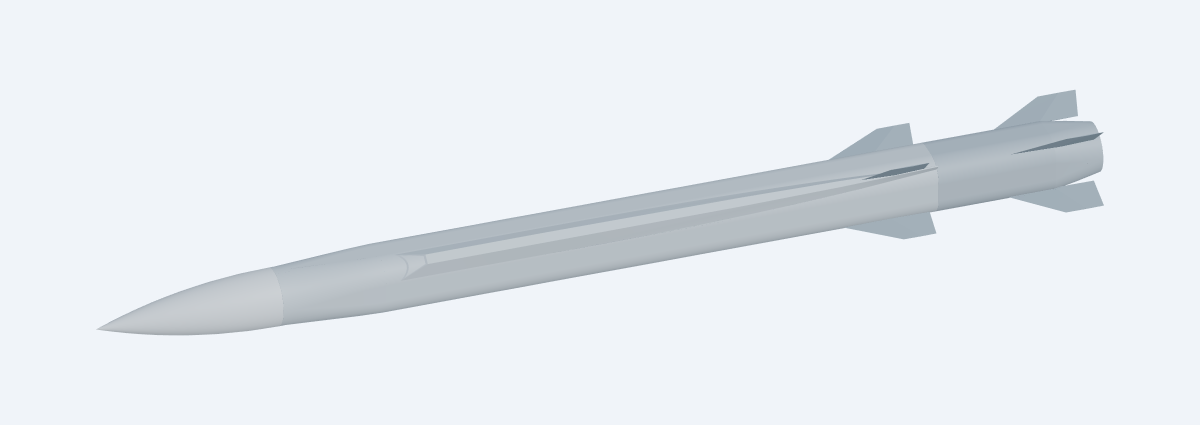
#> input picture cad/halberd_rounded_square/reviews/Intake_R6_context.png, 2400 x 850 px, given in place of Intake_R6_R5_comparison.png, which was not available (shown at 1/2 size)
$ python review_intake_r6.py
#> lines starting #> are read from the running program, lines starting #| are printed output that depends on the picture; pictures that were not available may be replaced by others from this repository, and a replacement may not be noted
"""Matched R5/R6 plan-view evidence, with a crop preserving the same pixel scale."""
import hashlib
import json
import subprocess
import sys
from pathlib import Path
from PIL import Image, ImageDraw, ImageFont

ROOT=Path(__file__).resolve().parents[1]

if __name__=="__main__":
    specs={
        "taper":("Selected_Intake_R6",{"direction":[0,1,1]},2400,850,"solid"),
        "R5_comparison":("Selected_Intake_R5",{"direction":[0,1,1]},2400,850,"solid"),
        "profile":("Selected_Intake_R6",{"direction":[0,1,-1]},2400,850,"solid"),
        "context":("Selected_Intake_R6",{"direction":[.35,1,.65]},2400,850,"rendered"),
        "opposite":("Selected_Intake_R6",{"direction":[-.35,-1,-.65]},2400,850,"rendered"),
        "front":("Selected_Intake_R6",{"direction":[1,0,0]},1400,1400,"solid"),
        "rear":("Selected_Intake_R6",{"direction":[-1,0,0]},1400,1400,"rendered"),
        "edges":("Selected_Intake_R6",{"position":[-100,2000,2000],"target":[-470,90,90],"zoom":2.1},1800,1100,"solid"),
        "separated":("Selected_Intake_R6_Separated",{"direction":[-.4,1,.65]},2400,850,"rendered"),
    }
    jobs=[]
    for view,(stem,camera,w,h,display) in specs.items():
        jobs.append(dict(input=str(ROOT/"STEP"/(stem+".step")),mode="view",theme="snapshot",
                         display={"mode":display},width=w,height=h,
                         outputs=[{"path":str(ROOT/"reviews"/f"Intake_R6_{view}.png"),"camera":camera}],
                         render={"padding":.08,"viewLabels":False}))
    job=ROOT/"reviews"/"intake_R6_snapshot.json"
    job.write_text(json.dumps(jobs,indent=2)+"\n")
    subprocess.run([sys.executable,"-m","cadgen.cli","step","snapshot","--job",str(job)],check=True)
#> (this line was passed over: subprocess is not available in this run)
    font=ImageFont.truetype("C:/Windows/Fonts/arial.ttf",26)
    board=Image.new("RGB",(2000,1270),"#edf2f7")
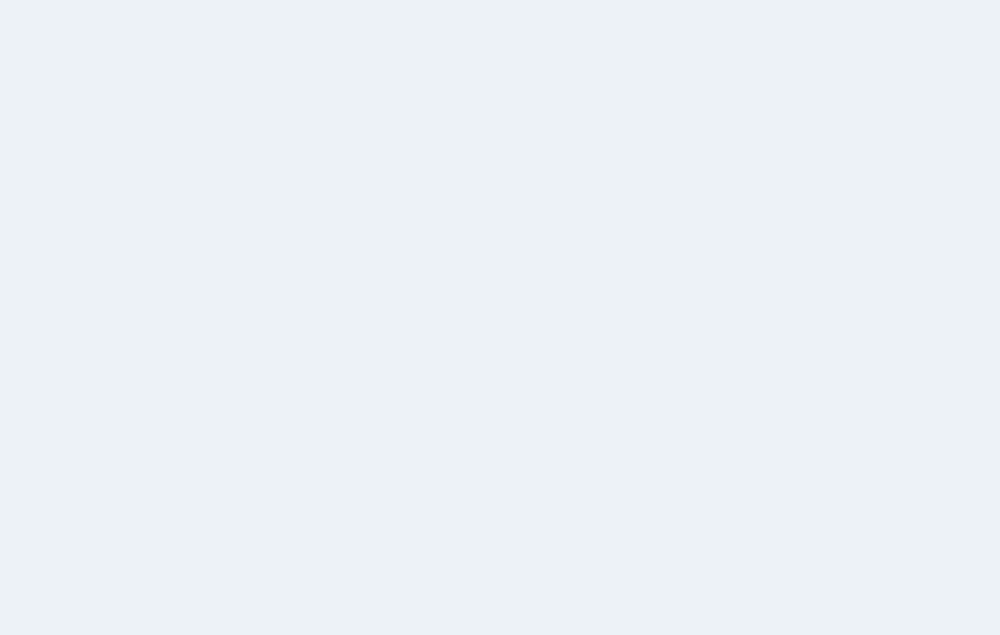
#> board: PIL image 2000x1270 RGB (shown at 1/2 size); mean R, G, B 237, 242, 247
    draw=ImageDraw.Draw(board)
    draw.text((22,18),"HALBERD R6 / BROAD FIRST, AGGRESSIVE NARROWING NEAR THE SEAM",font=font,fill="#24394a")
    for row,(view,label) in enumerate((("R5_comparison","R5 / prior linear taper"),("taper","R6 / controlled late curved taper"))):
        image=Image.open(ROOT/"reviews"/f"Intake_R6_{view}.png").convert("RGB")
        # Same source camera, image dimensions and crop: no shape-specific warping.
        crop=image.crop((1010,285,1930,565))
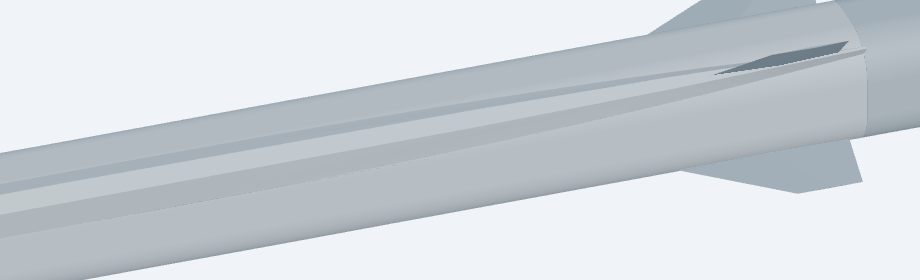
#> crop: PIL image 920x280 RGB; mean R, G, B 206.3, 212.7, 218.4
        crop=crop.resize((1840,560),Image.Resampling.LANCZOS)
#> crop: PIL image 1840x560 RGB
        y=65+row*580
        draw.text((22,y),label,font=font,fill="#24394a")
        board.paste(crop,(80,y+38))
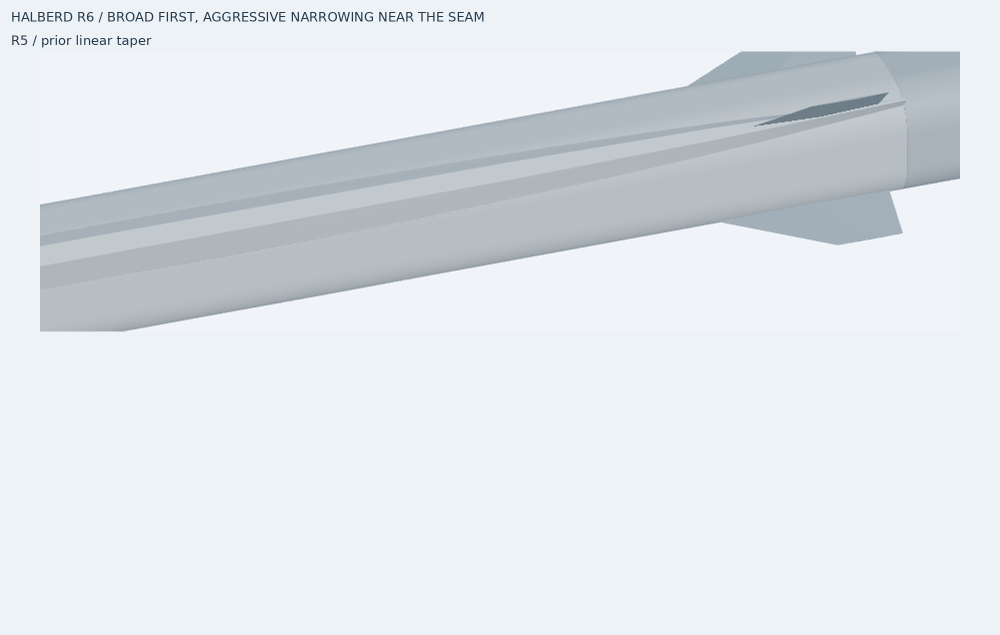
#> board: PIL image 2000x1270 RGB (shown at 1/2 size); mean R, G, B 224, 229.6, 234.9
#> pass 2 of the loop `for row,(view,label) in enumerate((("R5_comparison","R5 / prior linear..`:
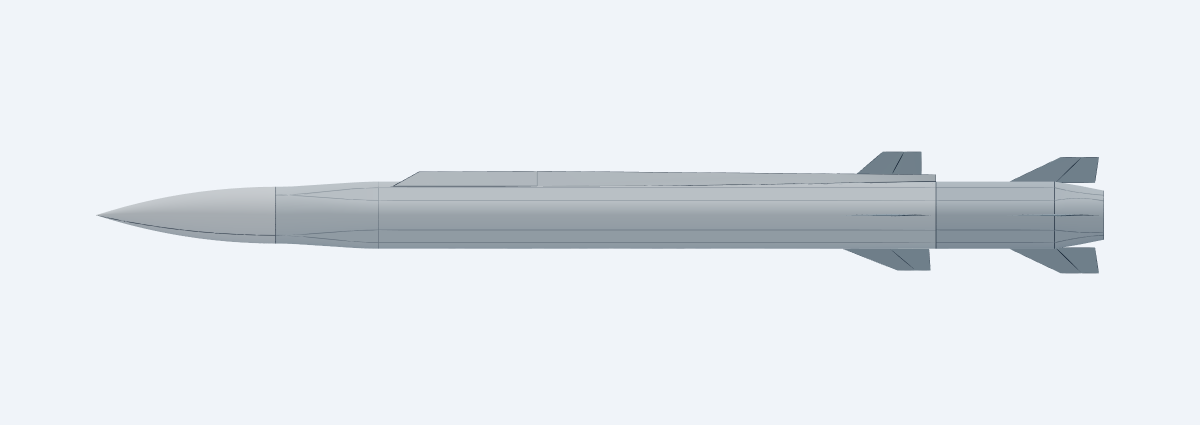
#> input picture cad/halberd_rounded_square/reviews/Intake_R6_profile.png, 2400 x 850 px, given in place of Intake_R6_taper.png, which was not available (shown at 1/2 size)
#> `crop=image.crop((1010,285,1930,565))`:
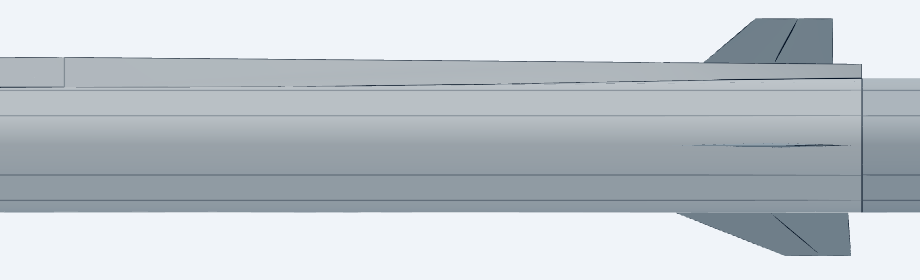
#> crop: PIL image 920x280 RGB; mean R, G, B 191.5, 198.7, 204.8
    out=ROOT/"reviews"/"Intake_R6_Comparison.png"
    board.save(out)
    print(out)
    for title,items,w,h in (
        ("Geometry",("taper","profile","edges","context"),1200,640),
        ("Coverage",("front","rear","opposite","separated"),1100,650),
    ):
        board=Image.new("RGB",(w*2,90+((len(items)+1)//2)*(h+50)),"#edf2f7")
#> board: PIL image 2400x1470 RGB
        draw=ImageDraw.Draw(board)
        draw.text((18,14),"HALBERD R6 / CUBIC LATE TAPER / ONE INTAKE STATION",font=font,fill="#24394a")
        draw.text((18,49),"Straight inlet, unchanged side-height profile and black backs",font=font,fill="#24394a")
        for i,view in enumerate(items):
            x=(i%2)*w; y=90+(i//2)*(h+50)
            draw.text((x+18,y+10),view.upper(),font=font,fill="#24394a")
            image=Image.open(ROOT/"reviews"/f"Intake_R6_{view}.png").convert("RGB")
            image.thumbnail((w,h))
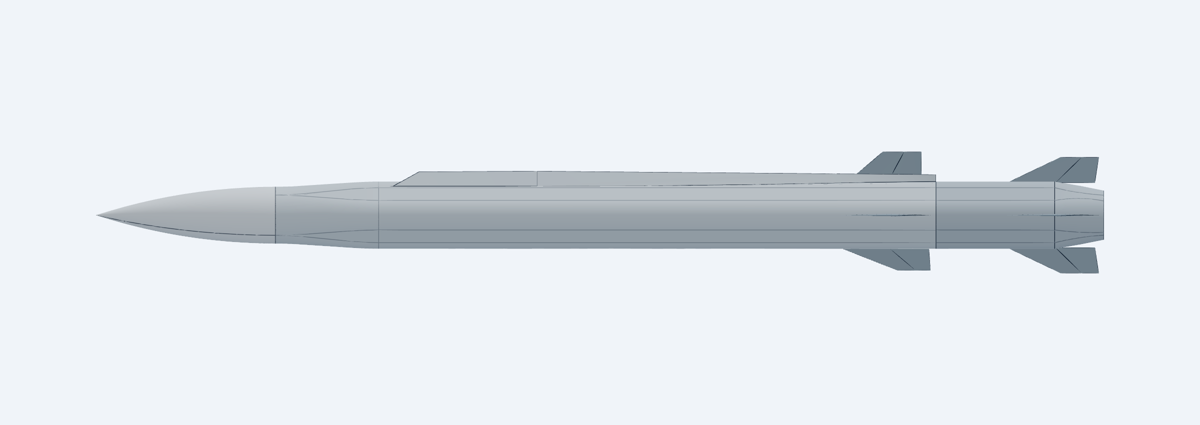
#> image: PIL image 1200x425 RGB; mean R, G, B 228, 232.8, 238.1
            board.paste(image,(x+(w-image.width)//2,y+50+(h-image.height)//2))
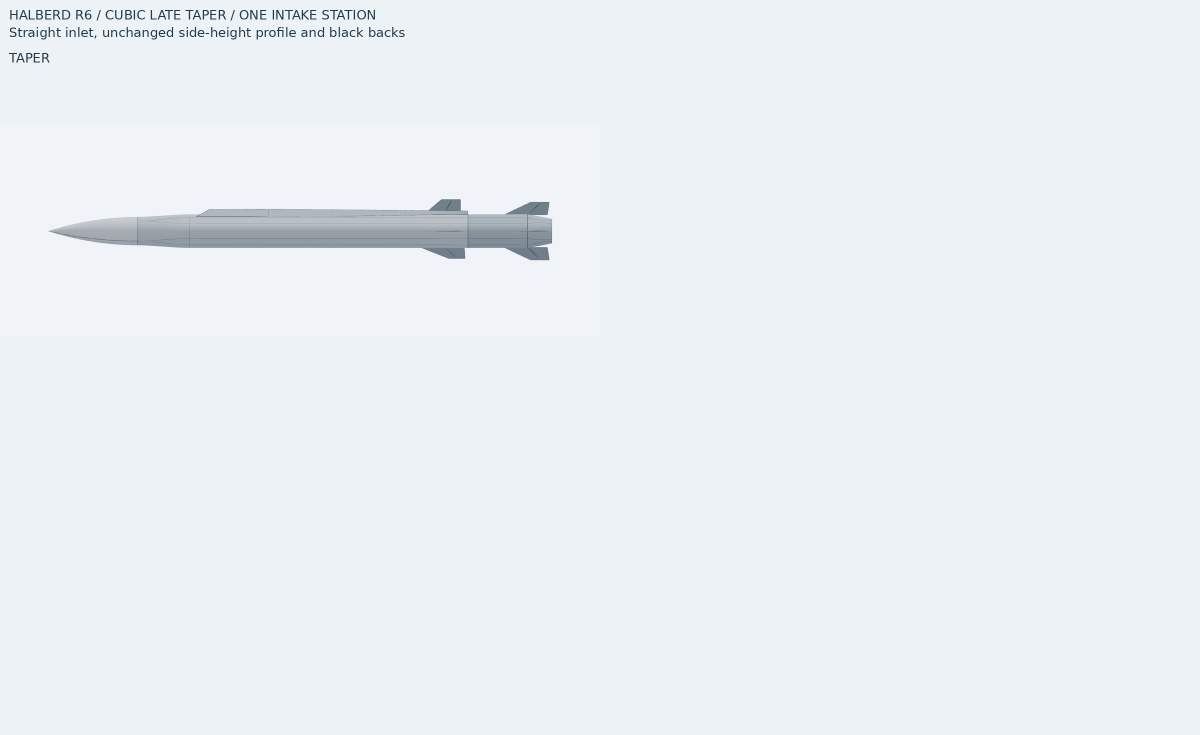
#> board: PIL image 2400x1470 RGB (shown at 1/2 size); mean R, G, B 235.2, 240.2, 245.3
        out=ROOT/"reviews"/f"Intake_R6_{title}.png"
        board.save(out)
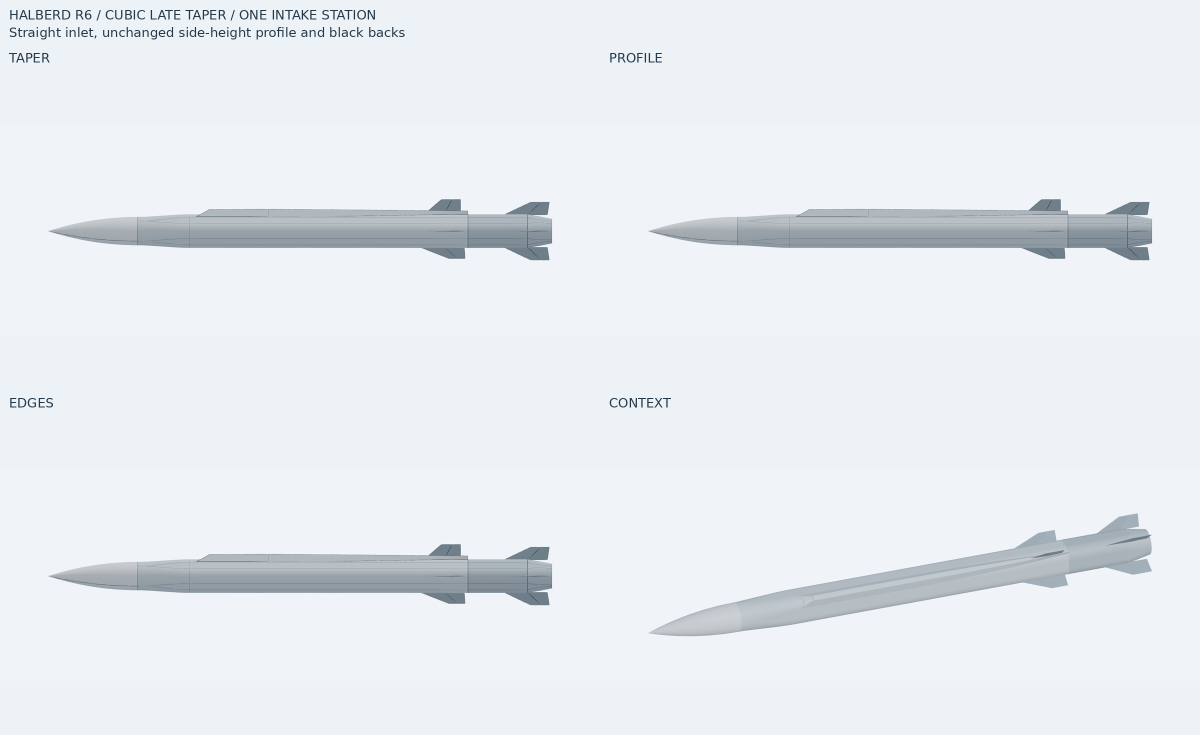
#> saved as Intake_R6_Geometry.png: PIL image 2400x1470 RGB (shown at 1/2 size); mean R, G, B 231.7, 236.6, 241.8
        print(out)
#| cad/halberd_rounded_square/reviews/Intake_R6_Geometry.png
#> pass 2 of the loop `for title,items,w,h in (`:
#> `board=Image.new("RGB",(w*2,90+((len(items)+1)//2)*(h+50)),"#edf2f7")`:
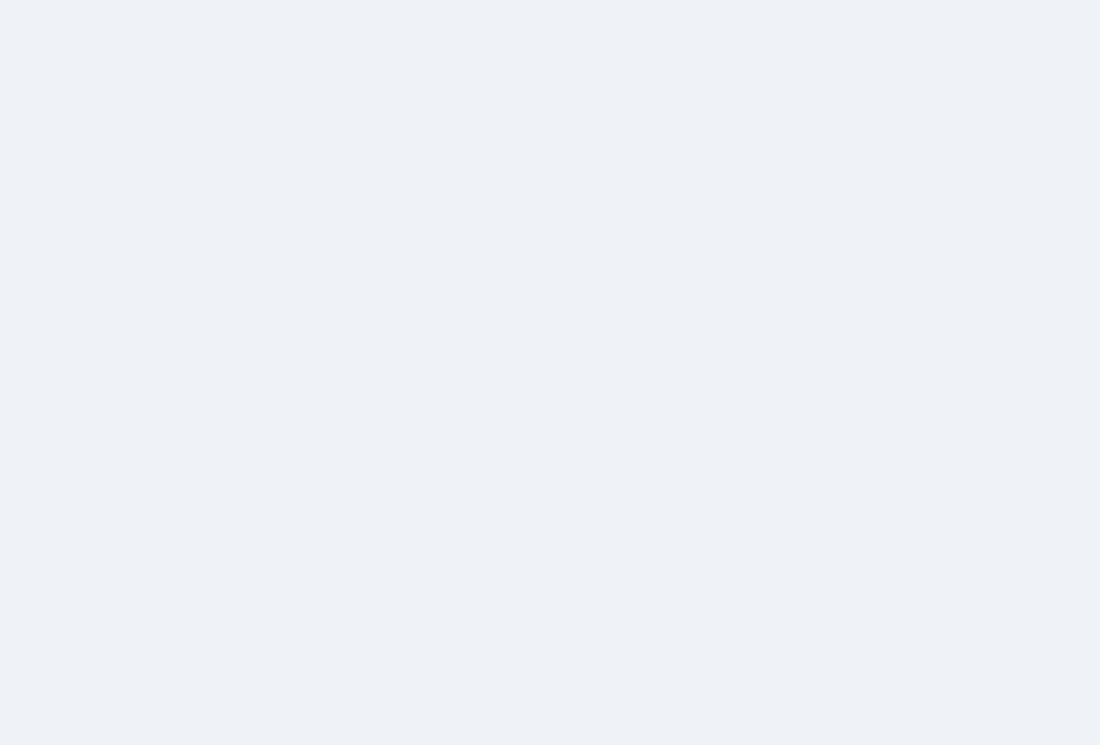
#> board: PIL image 2200x1490 RGB (shown at 1/2 size); mean R, G, B 237, 242, 247
#> (the run stopped early here; a loop or call above may not have finished)
